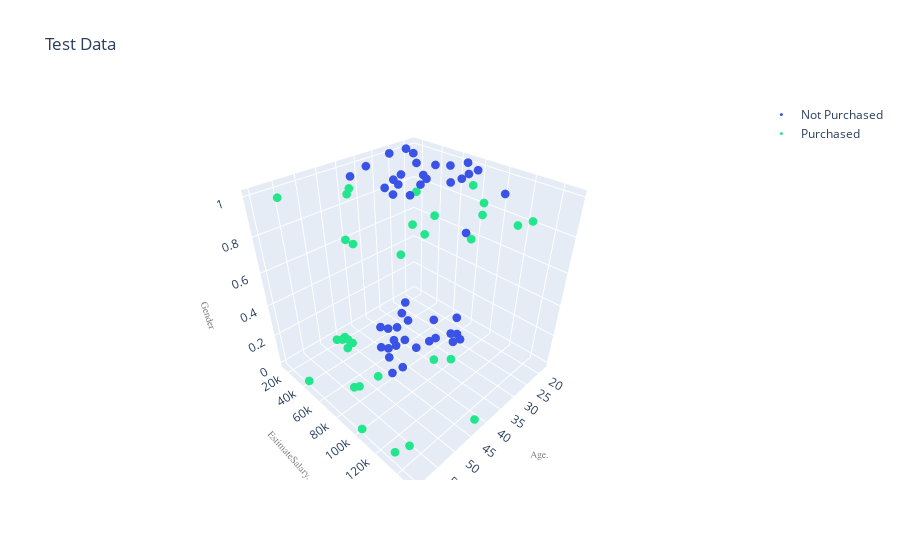

The notebook cell saved with this chart:
### Code cell
test_df = pd.DataFrame(data={
    'User ID': ID_test, 'Gender': X_test[:, 0], 'Age': X_test[:,1], 'EstimatedSalary': X_test[:,2], 'Purchased': Y_test
})
draw_3d_plot(test_df, "Test Data")

### Figure 1 — Plotly figure (JSON) as saved in the notebook; plotly's stock layout.template omitted (floating-point values rounded to 4 significant figures)
{"data": [{"marker": {"color": "rgb(0.229739, 0.322361, 0.9)", "size": 3}, "mode": "markers", "name": "Not Purchased", "type": "scatter3d", "x": [29, 21, 37, 29, 23, 28, 40, 24, 22, 45, 35, 33, 19, 26, 30, 36, 25, 40, 24, 41, 38, 35, 29, 35, 42, 27, 42, 18, 24, 26, 34, 39, 26, 22, 41, 43, 31, 26, 41, 25, 36, 31, 37, 33, 29, 35, 24, 20], "y": [83000, 16000, 53000, 75000, 82000, 32000, 60000, 23000, 27000, 79000, 59000, 43000, 70000, 43000, 62000, 33000, 80000, 57000, 55000, 52000, 59000, 23000, 43000, 39000, 65000, 88000, 80000, 68000, 84000, 15000, 72000, 79000, 118000, 63000, 30000, 133000, 74000, 84000, 71000, 90000, 54000, 68000, 62000, 51000, 43000, 72000, 58000, 82000], "z": [1, 1, 0, 0, 1, 0, 1, 0, 1, 0, 0, 0, 0, 1, 1, 0, 0, 0, 1, 0, 0, 1, 0, 0, 0, 0, 0, 1, 0, 1, 1, 1, 1, 1, 1, 1, 0, 1, 1, 0, 1, 1, 1, 1, 0, 0, 0, 1]}, {"marker": {"color": "rgb(0.127568, 0.9, 0.550556)", "size": 3}, "mode": "markers", "name": "Purchased", "type": "scatter3d", "x": [54, 47, 36, 32, 60, 53, 37, 45, 45, 45, 44, 32, 46, 32, 35, 48, 47, 47, 47, 48, 27, 42, 42, 59, 58, 35, 45, 57, 58, 56, 60, 55], "y": [70000, 20000, 126000, 117000, 42000, 72000, 78000, 45000, 32000, 22000, 139000, 100000, 23000, 150000, 91000, 74000, 107000, 51000, 34000, 119000, 96000, 149000, 108000, 130000, 95000, 147000, 26000, 26000, 101000, 133000, 102000, 125000], "z": [0, 0, 1, 1, 0, 0, 1, 1, 0, 0, 1, 0, 0, 1, 0, 0, 1, 1, 0, 1, 1, 0, 1, 0, 1, 1, 0, 1, 1, 0, 0, 1]}], "layout": {"autosize": true, "scene": {"xaxis": {"title": {"font": {"color": "grey", "family": "Arial, sans-serif", "size": 10}, "text": "Age."}}, "yaxis": {"title": {"font": {"color": "grey", "family": "Arial, sans-serif", "size": 10}, "text": "EstimateSalary."}}, "zaxis": {"title": {"font": {"color": "grey", "family": "Arial, sans-serif", "size": 10}, "text": "Gender"}}}, "title": {"text": "Test Data"}}}
